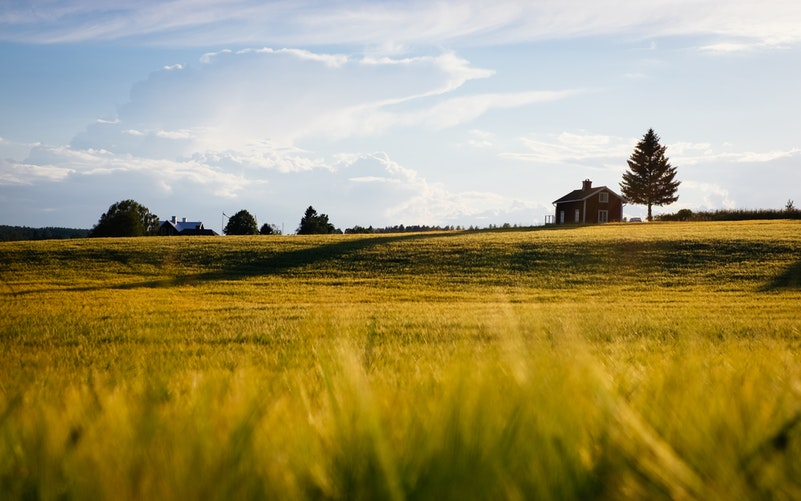
#> input picture 1_Basic_Image_Handling/assignment_1_cv.jpg, 801 x 501 px
$ python 1_basic_image_handling.py
#> lines starting #> are read from the running program, lines starting #| are printed output that depends on the picture
import os
import cv2
import matplotlib.pyplot as plt

BASE_DIR = os.path.dirname(os.path.abspath(__file__))
IMG_PATH = os.path.join(BASE_DIR, "assignment_1_cv.jpg")
OUTPUT_DIR = os.path.join(BASE_DIR, "output")
os.makedirs(OUTPUT_DIR, exist_ok=True)

# Q1 & Q2: Read image and verify it loaded
img = cv2.imread(IMG_PATH)
#> img is the input picture: shape (501, 801, 3); mean B, G, R 101.8, 148.6, 160.3
if img is None:
    print(f"Error: could not load image at '{IMG_PATH}'. Check the path/filename.")
    exit()
print("Q1/Q2: Image loaded successfully.")
cv2.imwrite(os.path.join(OUTPUT_DIR, "q1_original.jpg"), img)

# Q3: Height, width, channels
h, w, c = img.shape
#> h = 501; w = 801; c = 3
print(f"Q3: Height={h}, Width={w}, Channels={c}")
#| Q3: Height=501, Width=801, Channels=3

# Q4: Total number of pixels
print(f"Q4: Total number of pixels = {h * w} (img.shape[0]*img.shape[1])")
#| Q4: Total number of pixels = 401301 (img.shape[0]*img.shape[1])

# Q5: dtype
print(f"Q5: Data type of image matrix = {img.dtype}")
#| Q5: Data type of image matrix = uint8

# Q6: Save with a different filename
cv2.imwrite(os.path.join(OUTPUT_DIR, "assignment_1_cv_copy.jpg"), img)
print("Q6: Image saved as 'output/assignment_1_cv_copy.jpg'")

# Q7: Read directly in grayscale mode
gray_direct = cv2.imread(IMG_PATH, cv2.IMREAD_GRAYSCALE)
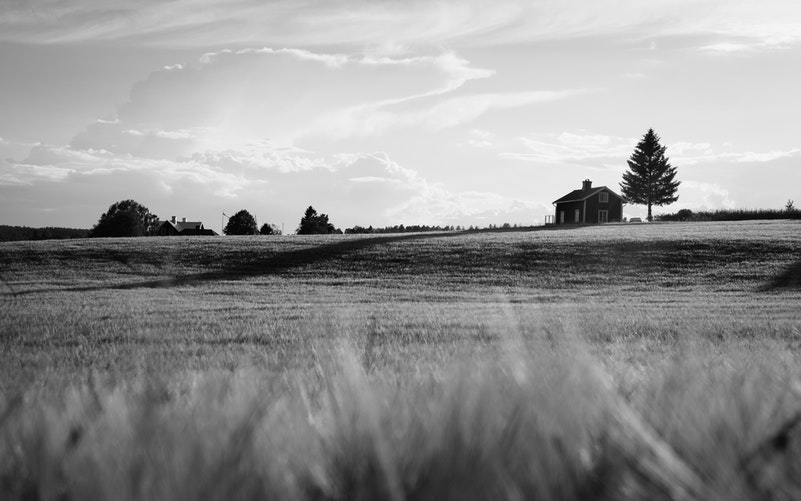
#> gray_direct: shape (501, 801); min 0, max 255, mean 146.8
cv2.imwrite(os.path.join(OUTPUT_DIR, "q7_grayscale_direct.jpg"), gray_direct)

# Q8: Convert color image to grayscale using cvtColor
gray_converted = cv2.cvtColor(img, cv2.COLOR_BGR2GRAY)
cv2.imwrite(os.path.join(OUTPUT_DIR, "q8_grayscale_cvtcolor.jpg"), gray_converted)

# Q9: Display using Matplotlib, hide axis
img_rgb = cv2.cvtColor(img, cv2.COLOR_BGR2RGB)  # matplotlib expects RGB
plt.imshow(img_rgb)
plt.axis("off")
plt.title("Q9 - Matplotlib Display (no axis)")
plt.savefig(os.path.join(OUTPUT_DIR, "q9_matplotlib_display.png"), bbox_inches="tight")
plt.close()

# Q10: Resize to 50% of original width and height
resized = cv2.resize(img, (w // 2, h // 2))
print(f"Q10: Resized from ({w}x{h}) to ({w // 2}x{h // 2})")
#| Q10: Resized from (801x501) to (400x250)
cv2.imwrite(os.path.join(OUTPUT_DIR, "q10_resized_50pct.jpg"), resized)
